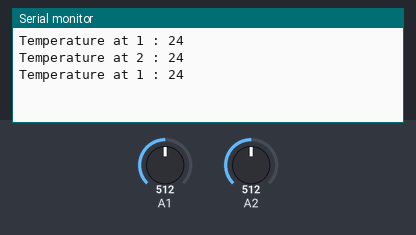
This sketch was run on a simulated Arduino Uno, built with avr-gcc and run on an emulated ATmega328P. On the bench: the last lines printed to the serial monitor. Inputs (shaded band) come from the test bench; at power-on: A1 = 512, A2 = 512.

Above: at 2.8 s.
2.9 s: A1 set to 192
At 4.5 s:
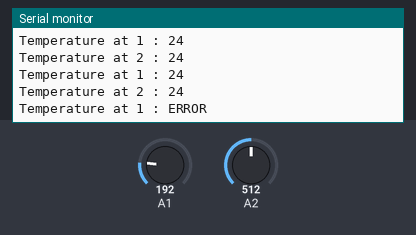
7.5 s: A2 set to 344
At 8.8 s:
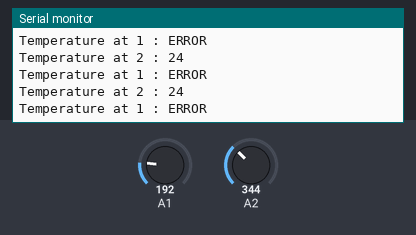
10.2 s: A1 set to 214
At 11.8 s:
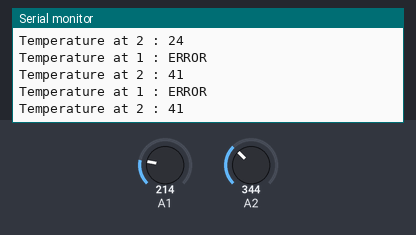
12.9 s: A2 set to 364
At 13.8 s:
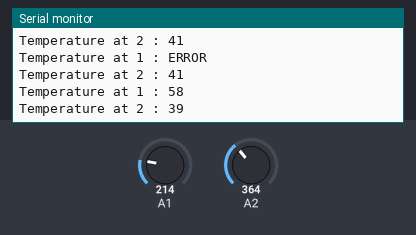
Timing chart, 0 to 15.9 s (numbered marks = the images above; inputs shaded):
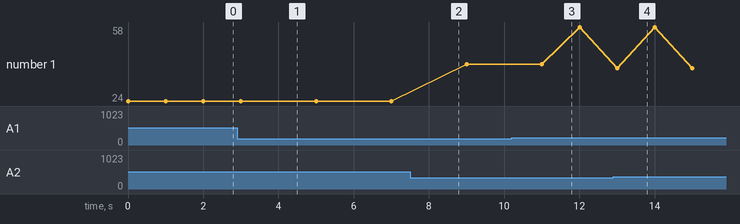

The sketch:

adc_test_dual_channel_robust.ino
```cpp
#include <avr/io.h>
#include <util/delay.h>
#include "adcc.h"

long int adc = 0;
int temp = 0;
const int adc_channel_number = 2; // 0 and 1
int channels[adc_channel_number] = {1,2};
int currently_active_channel_index=0;

void setup() {
  Serial.begin(9600);
  adc_init();
  select_channel(1);
}

void loop() {
  if(currently_active_channel_index>adc_channel_number-1){
    currently_active_channel_index = 0;
  }
  select_channel(channels[currently_active_channel_index]);
  start_adc_conversion();
  wait_for_coversion_is_completed();
  // read and store ADC value
  adc = ADCW;
  temp = temperature(adc);

  // printing result
  Serial.print("Temperature at ");
  Serial.print(channels[currently_active_channel_index]);
  Serial.print(" : ");
  if(temp == -999){
    Serial.println("ERROR");
  }
  else{
    Serial.println(temp);
  }
  delay(1000);
  currently_active_channel_index++;
}
```

adcc.h
```cpp
#define ADC0     0x00
#define ADC1     0x01
#define ADC2     0x02
#define ADC_TEMP 0x08
#define ADC_VBG  0x0E
#define ADC_GND  0x0F

void adc_init(void){
  // reference selection
  ADMUX  &=~(1<<7);
  ADMUX  |= (1<<6);
  // clock selection
  ADCSRA |= ((1<<0)|(1<<1)|(1<<2));
  // enable ADC
  ADCSRA |= (1 << 7);
}


void select_channel(uint8_t ch){
  ADMUX &= 0xF0;
  ADMUX |= ch;
}

void wait_for_coversion_is_completed(void){
  while((ADCSRA & (1<<4))==0){

  }
}


void start_adc_conversion(void){
  // start conversion
  ADCSRA |= (1<<ADSC);
}


// adc value conversion
// adc value to temperature
int temperature(long int adc)
{
  int dummy = 0;
  long int T = 0;

  if (adc > 994)
  {
    return -999;
  }

  else if (adc > 968)
  {
    T = (-4096 * adc + 3661824) >> 10;

    dummy = T / 10;

    return dummy;
  }

  else if (adc > 927)
  {
    T = (-2498 * adc + 2112936) >> 10;
    dummy = T / 10;
    return dummy;
  }

  else if (adc > 866)
  {
    T = (-1679 * adc + 1353022) >> 10;
    dummy = T / 10;
    return dummy;
  }

  else if (adc > 783)
  {
    T = (-1234 * adc + 967248) >> 10;

    dummy = T / 10;
    return dummy;
  }
  else if (adc > 680)
  {
    T = (-995 * adc + 779433) >> 10;
    dummy = T / 10;
    return dummy;
  }
  else if (adc > 567)
  {
    T = (-907 * adc + 719518) >> 10;

    dummy = T / 10;
    return dummy;
  }
  else if (adc > 455)
  {

    T = (-915 * adc + 724114) >> 10;

    dummy = T / 10;
    return dummy;
  }

  else if (adc > 354)
  {
    T = (-1014 * adc + 769520) >> 10;
    dummy = T / 10;
    return dummy;
  }

  else if (adc > 269)
  {
    T = (-1205 * adc + 837270) >> 10;

    dummy = T / 10;
    return dummy;
  }
  else if (adc > 202)
  {
    T = (-1529 * adc + 924656) >> 10;

    dummy = T / 10;
    return dummy;
  }

  else
  {
    return -999;
  }
}
```

Measured:
- the behaviour switches between 202 and 203 on A1 (found by bisection; images 2 and 3)
- after the input at 2.9 s, the serial monitor: prints a new line after 1.1 s (image 1)
- after the input at 12.9 s, the serial monitor: prints a new line after 0.11 s (image 4)
- plotted number 1: 24 → 41 after the input at 7.5 s, 41 → 58 after the input at 10.2 s
